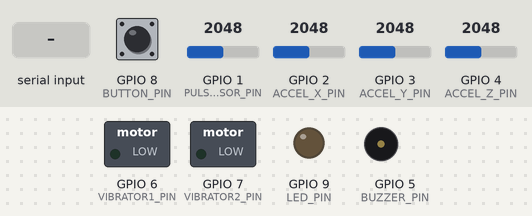
A sketch run on a simulated ESP32-S3. Shown: switched loads named in the sketch (green lamp = pin HIGH), output pins drawn as LEDs (lit = HIGH), buzzer (waves = sounding, pin HIGH). The test bench sets the inputs (shaded band); at power-on: GPIO 1 (PULSE_SENSOR_PIN) = 2048, GPIO 2 (ACCEL_X_PIN) = 2048, GPIO 3 (ACCEL_Y_PIN) = 2048, GPIO 4 (ACCEL_Z_PIN) = 2048, GPIO 8 (BUTTON_PIN) HIGH. What the sketch prints to the serial monitor is not drawn.

Above: at 1.2 s.
1.3 s: "EMERGENCY_ALERT" received over the second serial link
At 3.1 s:
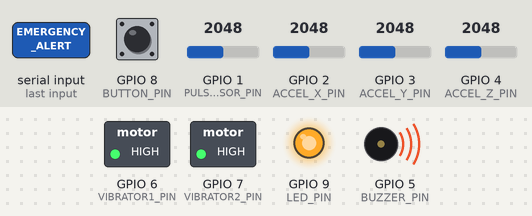
At 4.3 s:
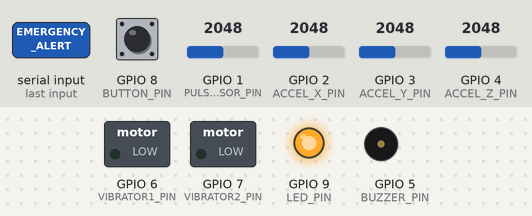
4.8 s: "EMERGENCY_CANCEL" received over the second serial link
At 6.2 s:
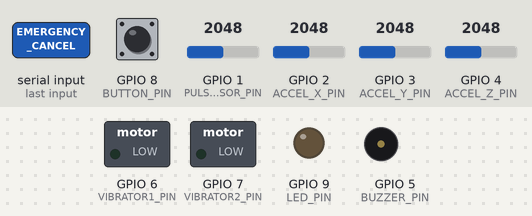
Timing chart, 0 to 7.8 s (numbered marks = the images above; inputs shaded):
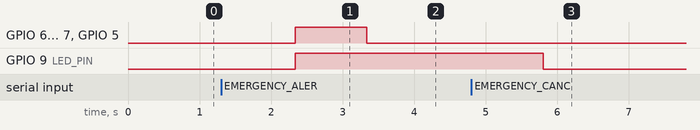

Measured:
- after the input at 1.3 s, GPIO 6 (VIBRATOR1_PIN), GPIO 7 (VIBRATOR2_PIN), GPIO 5 (BUZZER_PIN): LOW → HIGH after 1.0 s, → LOW 1.0 s later; GPIO 9 (LED_PIN): LOW → HIGH after 1.0 s
- after the input at 4.8 s, GPIO 9 (LED_PIN): HIGH → LOW after 1.0 s

The sketch:

nano_sensors.ino
```cpp
#include <SoftwareSerial.h>
#include <Wire.h>

// Pin definitions
#define PULSE_SENSOR_PIN A0
#define ACCEL_X_PIN A1
#define ACCEL_Y_PIN A2
#define ACCEL_Z_PIN A3
#define TEMP_SENSOR_PIN 4
#define BUZZER_PIN 5
#define VIBRATOR1_PIN 6
#define VIBRATOR2_PIN 7
#define BUTTON_PIN 8
#define LED_PIN 9

// Communication with ESP32
SoftwareSerial esp32Serial(2, 3);

struct SensorData {
  int heartRate;
  float temperature;
  float accelX, accelY, accelZ;
  bool buttonPressed;
  bool fallDetected;
};

SensorData sensorData;
unsigned long lastReading = 0;

void setup() {
  Serial.begin(9600);
  esp32Serial.begin(9600);

  pinMode(BUZZER_PIN, OUTPUT);
  pinMode(VIBRATOR1_PIN, OUTPUT);
  pinMode(VIBRATOR2_PIN, OUTPUT);
  pinMode(BUTTON_PIN, INPUT_PULLUP);
  pinMode(LED_PIN, OUTPUT);

  Serial.println("Arduino Nano Sensor Module Initialized");
}

void loop() {
  unsigned long currentTime = millis();

  if (currentTime - lastReading > 1000) { // Read sensors every second
    readSensors();
    sendDataToESP32();
    lastReading = currentTime;
  }

  // Handle commands from ESP32
  if (esp32Serial.available()) {
    String command = esp32Serial.readString();
    command.trim();
    handleCommand(command);
  }

  delay(100);
}

void readSensors() {
  // Read pulse sensor
  int pulseValue = analogRead(PULSE_SENSOR_PIN);
  sensorData.heartRate = calculateHeartRate(pulseValue);

  // Read accelerometer
  int rawX = analogRead(ACCEL_X_PIN);
  int rawY = analogRead(ACCEL_Y_PIN);
  int rawZ = analogRead(ACCEL_Z_PIN);

  sensorData.accelX = (rawX - 512) * 3.3 / 512.0;
  sensorData.accelY = (rawY - 512) * 3.3 / 512.0;
  sensorData.accelZ = (rawZ - 512) * 3.3 / 512.0;

  // Detect fall
  float totalAccel = sqrt(pow(sensorData.accelX, 2) + pow(sensorData.accelY, 2) + pow(sensorData.accelZ, 2));
  sensorData.fallDetected = (totalAccel > 3.0 || totalAccel < 0.5);

  // Read button
  sensorData.buttonPressed = (digitalRead(BUTTON_PIN) == LOW);
}

int calculateHeartRate(int sensorValue) {
  static int lastValue = 0;
  static unsigned long lastBeat = 0;
  static int beatCount = 0;
  static unsigned long startTime = millis();
  static int currentBPM = 0;

  // Simple peak detection
  if (sensorValue > (lastValue + 50) && (millis() - lastBeat) > 300) {
    beatCount++;
    lastBeat = millis();

    // Calculate BPM over 10 seconds
    if (millis() - startTime > 10000) {
      currentBPM = (beatCount * 60000) / (millis() - startTime);
      beatCount = 0;
      startTime = millis();
    }
  }

  lastValue = sensorValue;
  return currentBPM;
}

void sendDataToESP32() {
  // Send data in JSON format
  esp32Serial.print("{");
  esp32Serial.print("\"heartRate\":" + String(sensorData.heartRate) + ",");
  esp32Serial.print("\"accelX\":" + String(sensorData.accelX) + ",");
  esp32Serial.print("\"accelY\":" + String(sensorData.accelY) + ",");
  esp32Serial.print("\"accelZ\":" + String(sensorData.accelZ) + ",");
  esp32Serial.print("\"buttonPressed\":" + String(sensorData.buttonPressed) + ",");
  esp32Serial.print("\"fallDetected\":" + String(sensorData.fallDetected));
  esp32Serial.println("}");
}

void handleCommand(String command) {
  if (command == "EMERGENCY_ALERT") {
    // Activate local alerts
    digitalWrite(LED_PIN, HIGH);
    digitalWrite(BUZZER_PIN, HIGH);
    digitalWrite(VIBRATOR1_PIN, HIGH);
    digitalWrite(VIBRATOR2_PIN, HIGH);

    delay(1000);

    digitalWrite(BUZZER_PIN, LOW);
    digitalWrite(VIBRATOR1_PIN, LOW);
    digitalWrite(VIBRATOR2_PIN, LOW);

  } else if (command == "EMERGENCY_CANCEL") {
    digitalWrite(LED_PIN, LOW);

  } else if (command == "STATUS_BLINK") {
    // Blink LED to show system is active
    digitalWrite(LED_PIN, HIGH);
    delay(100);
    digitalWrite(LED_PIN, LOW);
  }
}
```
